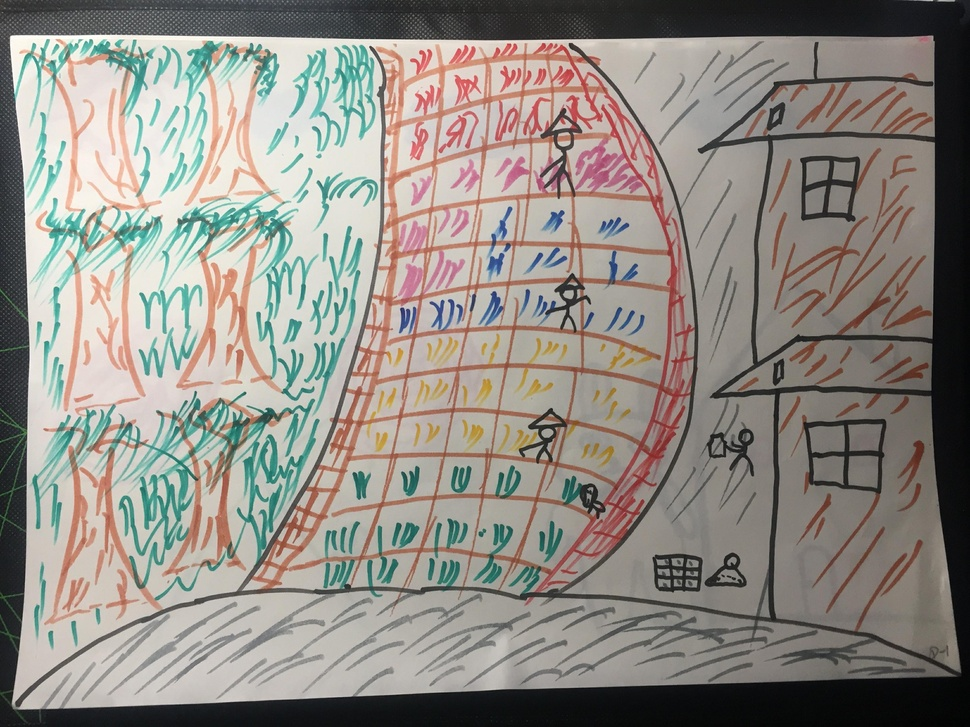
#> input picture fixed_drawings/1-1-.jpg, 970 x 727 px, shrunk from 3264 x 2448 before the run
$ python -i bina_sk.py   (imports and definitions only)
#> lines starting #> are read from the running program, lines starting #| are printed output that depends on the picture; after the words box and inside, x2 and y2 are one past the last pixel; in counts of white or black regions, pixels touching at a corner belong together
#> further down, picture is the input picture: shape (727, 970, 3); mean B, G, R 132.3, 139.3, 144.1
# -*- coding: utf-8 -*-
import cv2
import numpy as np
import os
from pathlib import Path
from skimage.morphology import skeletonize
import argparse

# ── 參數設定 ──
CONFIG = {
    # 1. 二值化 (維持 test.py 的設定，完全不動顏色)
    "SAT_TH": 40,
    "DARK_TH": 180,

    # 2. 結構判定參數 (維持 cuv23 / test.py 的設定)
    "min_area": 50,

    # 剝洋蔥法 (判斷實心/空心)
    "erosion_iter": 8,
    "solid_ratio_th": 0.3,

    "prune_length": 15,
}

def binarize_image_fixed(img_bgr):
    """
    修正後的二值化：
    關鍵修改：移除 MORPH_OPEN。
    這能確保 1px 的細線（只要有顏色）不會被侵蝕掉。
    """
    hsv = cv2.cvtColor(img_bgr, cv2.COLOR_BGR2HSV)
#> hsv: shape (727, 970, 3); mean H, S, V 37.8, 38.3, 149.8
    H, S, V = cv2.split(hsv)
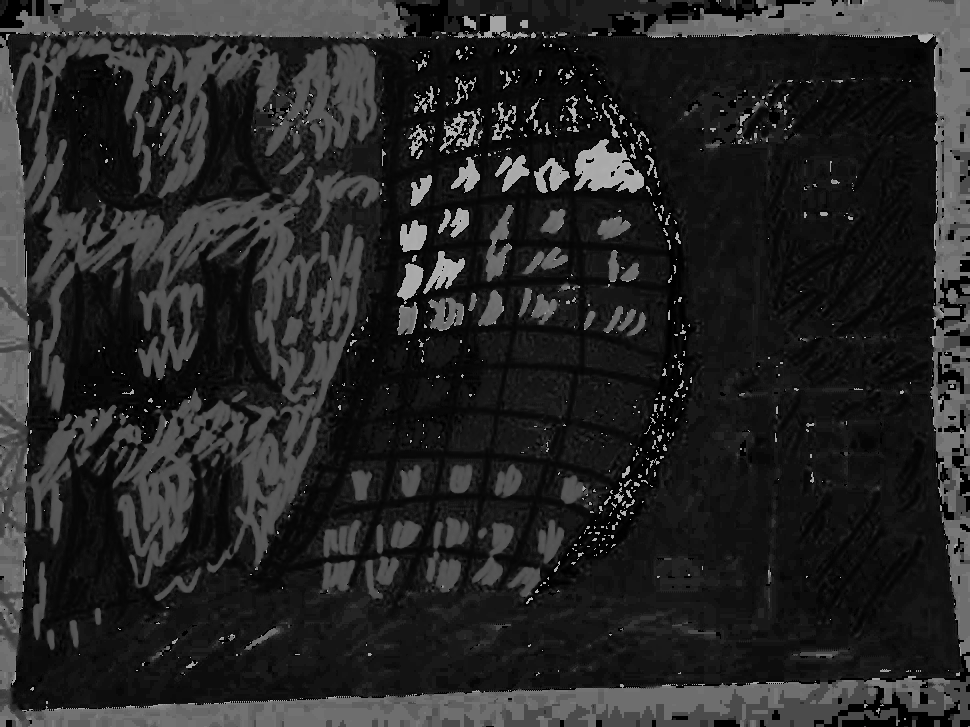
#> H: shape (727, 970); min 0, max 179, mean 37.8
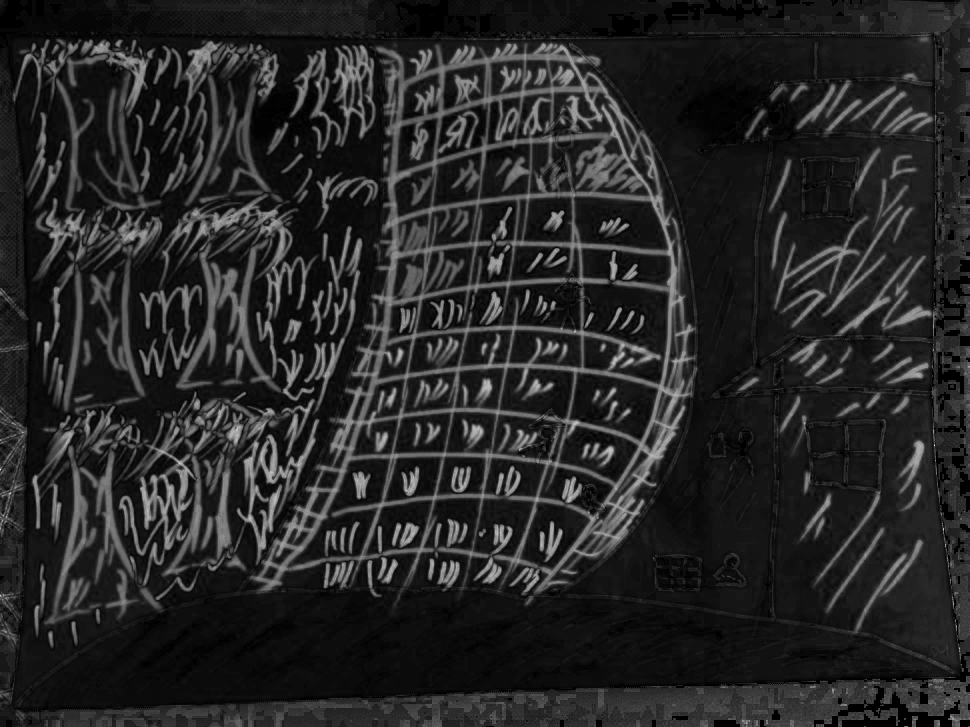
#> S: shape (727, 970); min 0, max 255, mean 38.3
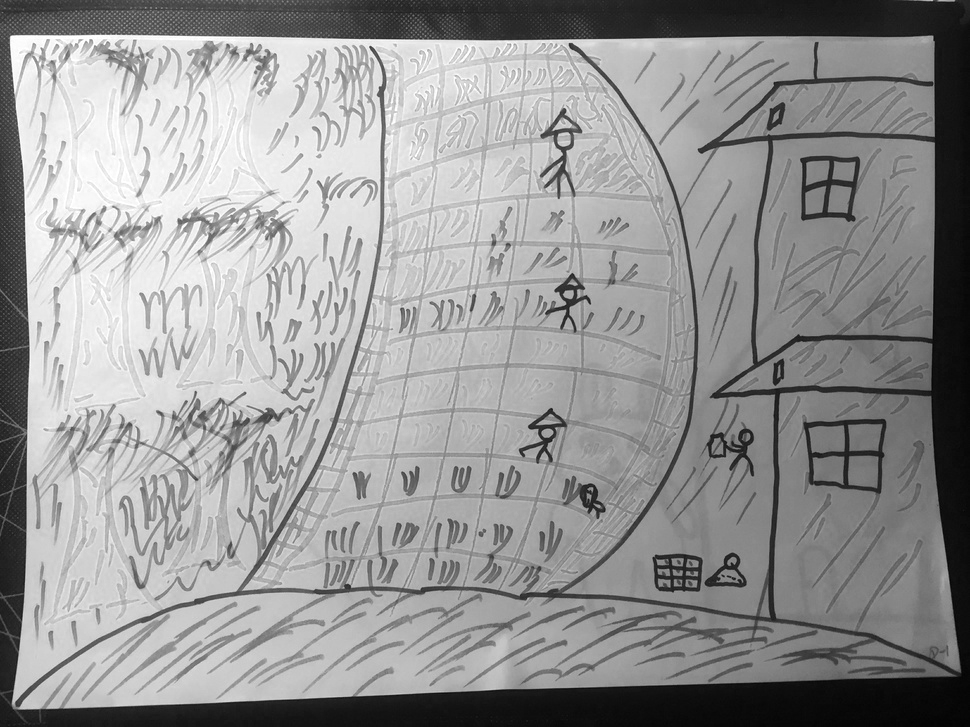
#> V: shape (727, 970); min 2, max 255, mean 149.8

    # 條件維持不變
    color_mask = S > CONFIG["SAT_TH"]
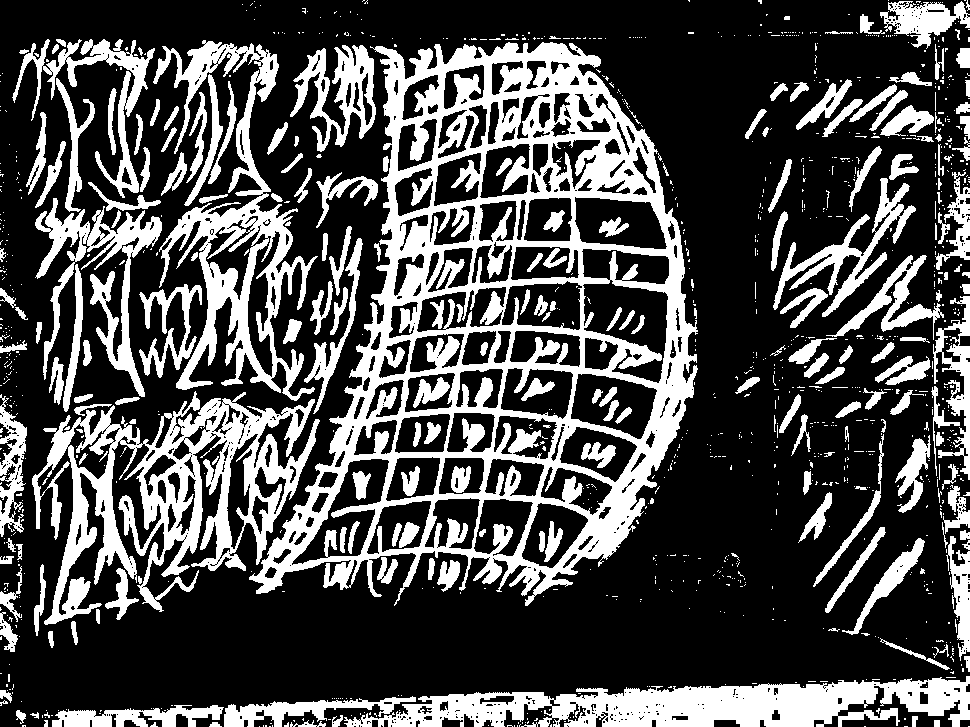
#> color_mask: shape (727, 970) bool; 29.8% white; 1182 white regions (967 under 20 px), largest, box (x1, y1, x2, y2) and area: (249, 42, 698, 606) 74245, (32, 391, 320, 625) 22930, (344, 676, 970, 727) 17821
    dark_mask = V < CONFIG["DARK_TH"]
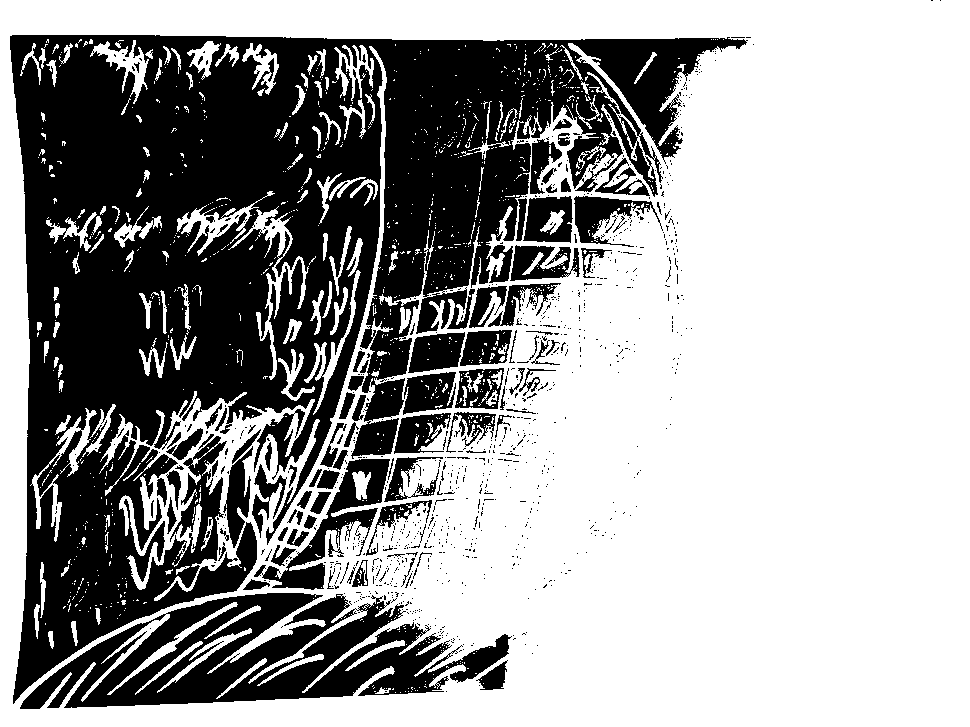
#> dark_mask: shape (727, 970) bool; 62.2% white; 992 black regions (895 under 20 px), largest, box (x1, y1, x2, y2) and area: (10, 35, 748, 704) 204161, (20, 593, 512, 709) 27848, (254, 459, 390, 590) 4430

    fg_mask = np.logical_or(color_mask, dark_mask).astype(np.uint8) * 255
#> fg_mask: shape (727, 970); 72.1% white; 970 black regions (759 under 20 px), largest, box (x1, y1, x2, y2) and area: (10, 35, 748, 704) 104534, (20, 593, 512, 709) 27848, (112, 443, 164, 582) 2937

    # [關鍵修正]
    # 這裡原本有 MORPH_OPEN，它是細線殺手，現在移除了。
    # 只保留 MORPH_CLOSE 用來連接斷裂的筆觸。
    kernel = np.ones((3, 3), np.uint8)
    # fg_mask = cv2.morphologyEx(fg_mask, cv2.MORPH_OPEN, kernel) # <--- 這一行是兇手，已註解掉
    fg_mask = cv2.morphologyEx(fg_mask, cv2.MORPH_CLOSE, kernel, iterations=1)
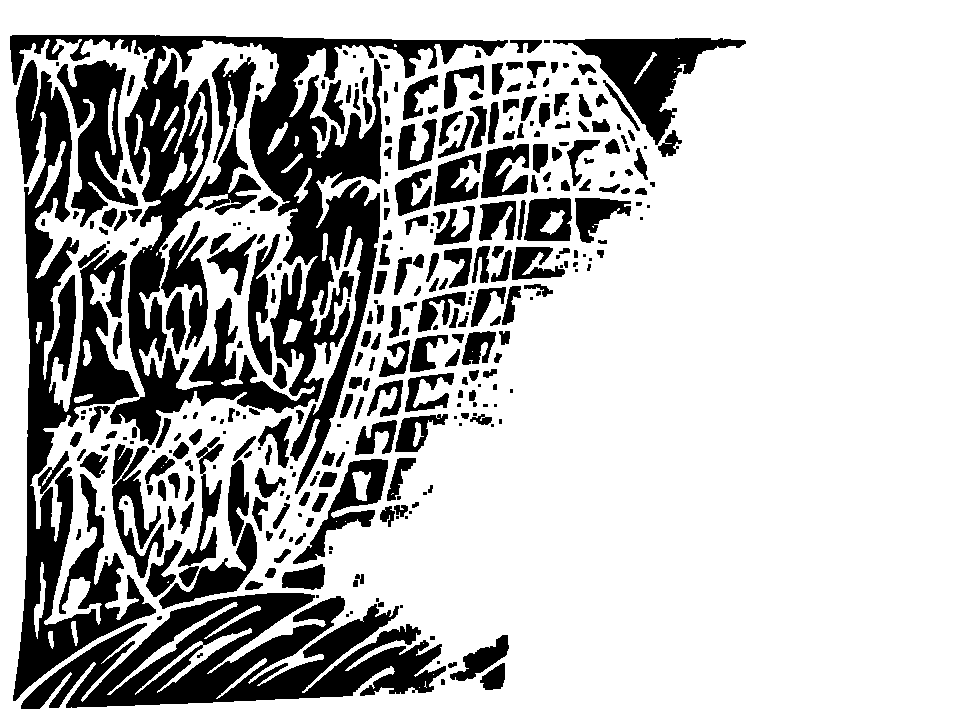
#> fg_mask: shape (727, 970); 73.6% white; 340 black regions (91 under 20 px), largest, box (x1, y1, x2, y2) and area: (10, 35, 508, 494) 51504, (13, 60, 156, 701) 30105, (21, 593, 446, 709) 25492

    return fg_mask

# [156 lines left out: functions prune_skeleton, process_single_image_core, process_single_image, run_binary_sk_feature, main, not called in this run]

# [2 lines not run here, left out]

>>> import cv2
>>> picture = cv2.imread('fixed_drawings/1-1-.jpg')
>>> result = binarize_image_fixed(picture)
